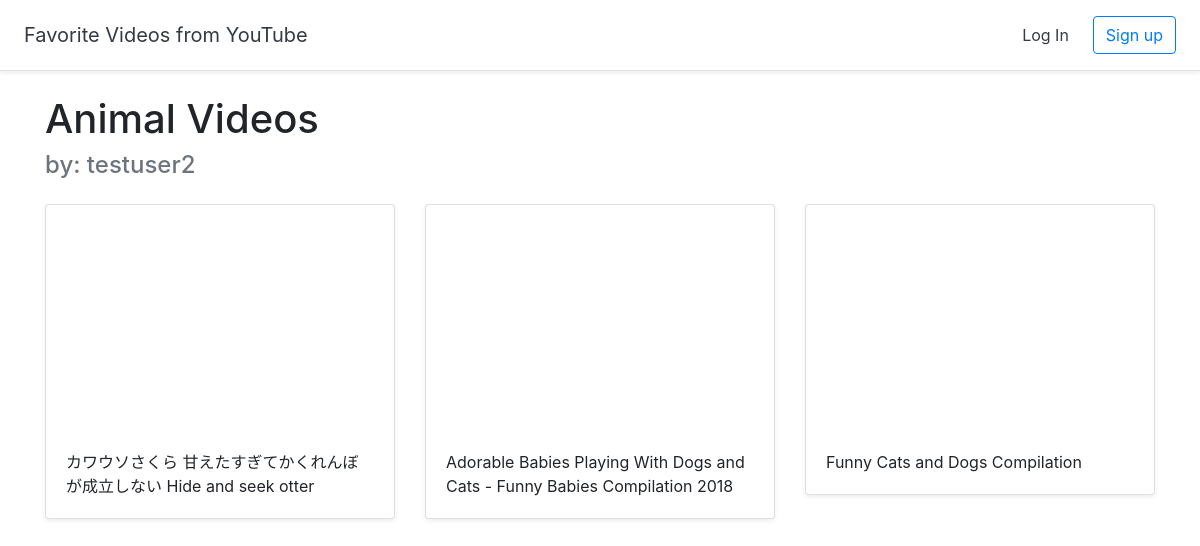
The app's page /halloffame/5 with its own data.
### halls/models.py (models this page shows, shortened)
class Hall(models.Model):
    title = models.CharField(max_length=255)
    user = models.ForeignKey(User, on_delete=models.CASCADE)

class Video(models.Model):
    title = models.CharField(max_length=255)
    url = models.URLField()
    youtube_id = models.CharField(max_length=255)
    hall = models.ForeignKey(Hall, on_delete=models.CASCADE)

### halls/views.py (the view)
# urls.py: path('halloffame/<int:pk>', views.DetailHall.as_view(), name='detail_hall'),
class DetailHall(generic.DetailView):
    model = Hall
    template_name = 'halls/detail_hall.html'

### halls/templates/halls/detail_hall.html (shortened to what this page needs)
{% extends "halls/base.html" %}
{% block content %}
<div class="container">
  <br>
  <h1>{{ hall.title }}</h1>
  <h4 class="text-muted">by: {{ hall.user.username }}</h4>
  <div class="row">
    {% for video in hall.video_set.all %}
    <div class="col-md-4 mt-3">
      <div class="card mb-4 shadow-sm">
        <iframe width="100%" height="225" src="https://www.youtube.com/embed/{{ video.youtube_id }}" frameborder="0" allow="accelerometer; autoplay; encrypted-media; gyroscope; picture-in-picture" allowfullscreen></iframe>
        <div class="card-body">
          <p class="card-text">{{ video.title }}</p>
        </div>
      </div>
    </div>
    {% endfor %}
  </div>
</div>
{% endblock %}

### records on screen
Hall: title "Animal Videos", user.username "testuser2"
Video: title "カワウソさくら 甘えたすぎてかくれんぼが成立しない Hide and seek otter"
Video: title "Adorable Babies Playing With Dogs and Cats - Funny Babies Compilation 2018"
Video: title "Funny Cats and Dogs Compilation"
